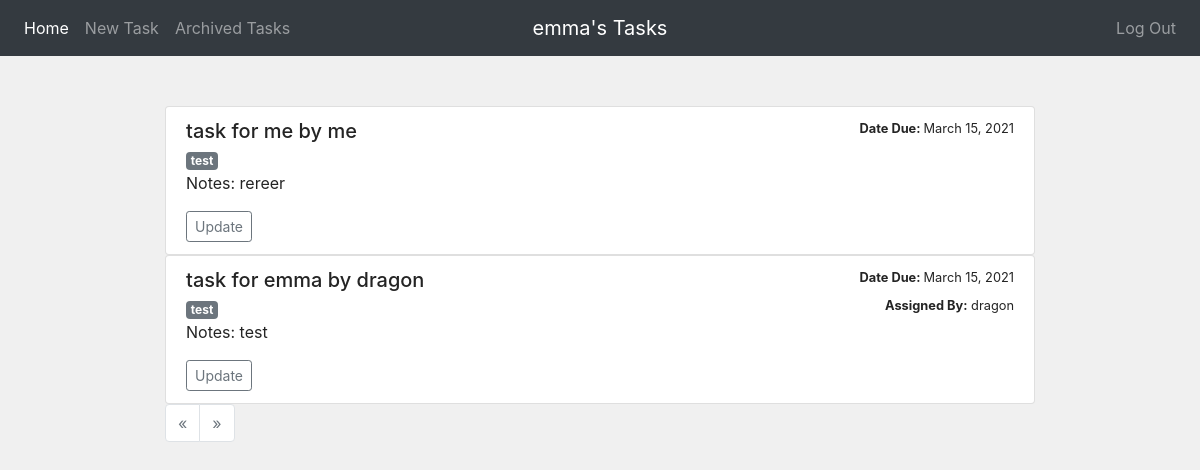
Screenshot of /all-tasks-for-user/ (signed in) with the database file from the repository.
### tasks/models.py (models this page shows, shortened)
class Task(models.Model):
    task_user = models.ForeignKey(User, on_delete=models.CASCADE, default=1)
    task_assigned_to = models.CharField(max_length=30,default="",blank=True)
    task_assigned_by = models.CharField(max_length=30,default="", editable=False)
    title =  models.CharField(max_length=30)
    label =  models.CharField(max_length=8)
    notes = models.TextField(editable=True, max_length=200)
    due_date = models.DateField('Date Due', editable=True)
    pub_date = models.DateTimeField('Date Created',default=now, editable=False)
    archive = models.BooleanField(default=False)
    def __str__(self):
        return self.title

### tasks/views.py (the view)
# urls.py: path('all-tasks-for-user/', views.AllUserAssignedTasks.as_view(), name='all-tasks-for-user'),
class AllUserAssignedTasks(ListView):
    template_name = 'task/all-tasks-for-user.html'
    model = Task
    paginate_by = 5
    context_object_name = 'tasks'
    def get_queryset(self):
        data = self.model.objects.all().filter(archive=False)
        user_created_tasks = data.filter(task_user=self.request.user).filter(~Q(task_assigned_by=self.request.user.username))
        user_assigned_tasks = data.filter(task_assigned_to=self.request.user.username)
        tasks = user_created_tasks | user_assigned_tasks
        return tasks.distinct().order_by('-due_date')

### tasks/templates/task/all-tasks-for-user.html
{% extends "base.html" %}
{% block content %}
<div class="container" style="width:75%">
  <ul class="list-group">
    {% for task in tasks %}
    {% include 'task/tasklist-for-user.html' %}
    {% endfor %}
</ul>
{% include 'task/pagination.html' %}
</div>
{% endblock %}

### tasks/templates/task/navbar.html (shortened to what this page needs)
<nav class="navbar navbar-expand-md navbar-dark bg-dark">
  {% if user.is_authenticated %}
    <div class="navbar-collapse collapse w-100 order-1 order-md-0 dual-collapse2">
        <ul class="navbar-nav mr-auto">
          <li class="nav-item active">
            <a class="nav-link" href="{% url 'dashboard' %}">Home <span class="sr-only">(current)</span></a>
          </li>
          <li class="nav-item">
            <a class="nav-link" href="{% url 'new-task' %}">New Task</a>
          </li>
          <li class="nav-item">
            <a class="nav-link" href="{% url 'archived-task' %}">Archived Tasks</a>
          </li>
        </ul>
    </div>
    <div class="mx-auto order-0">
        <a class="navbar-brand mx-auto" href="{% url 'dashboard' %}">{{user.username}}'s Tasks   </a>
    </div>
    <div class="navbar-collapse collapse w-100 order-3 dual-collapse2">
        <ul class="navbar-nav ml-auto">
          <li class="nav-item">
            <a class="nav-link" href="{% url 'logout' %}">Log Out</a>
          </li>
        </ul>
    </div>
  {% endif %}
</nav>

### tasks/templates/task/tasklist-for-user.html
<ul class="list-group">
    <li class="list-group-item">
      <div class="d-flex w-100 justify-content-between">
        <h5 class="mb-1">{{ task }}</h5>
        <small><span style="font-weight: bold;">Date Due: </span> {{ task.due_date }}</small>
      </div>
      <span class="badge badge-secondary">{{ task.label }}</span>
      {% if task.task_assigned_by %}
      <small style="float:right"><span style="font-weight: bold;">Assigned By:</span> {{ task.task_assigned_by}}</small>
      {% endif %}
      <p>Notes: {{task.notes}}</p>
      <a href="{% url 'update-task' pk=task.id %}"><button type="button" class="btn btn-outline-secondary btn-sm">Update</button>
      </a>
    </li>
  </ul>

### tasks/static/task/custom.css (style rules this page uses)
body { color: rgb(36, 36, 36); background-color: rgb(240, 240, 240); }
nav { margin-bottom: 50px; }

### rows the page displays
Task: title "task for me by me", due_date "March 15, 2021", label "test", notes "rereer"
Task: title "task for emma by dragon", due_date "March 15, 2021", label "test", task_assigned_by "dragon", notes "test"

### other values shown
{{ user.username }} "emma"
